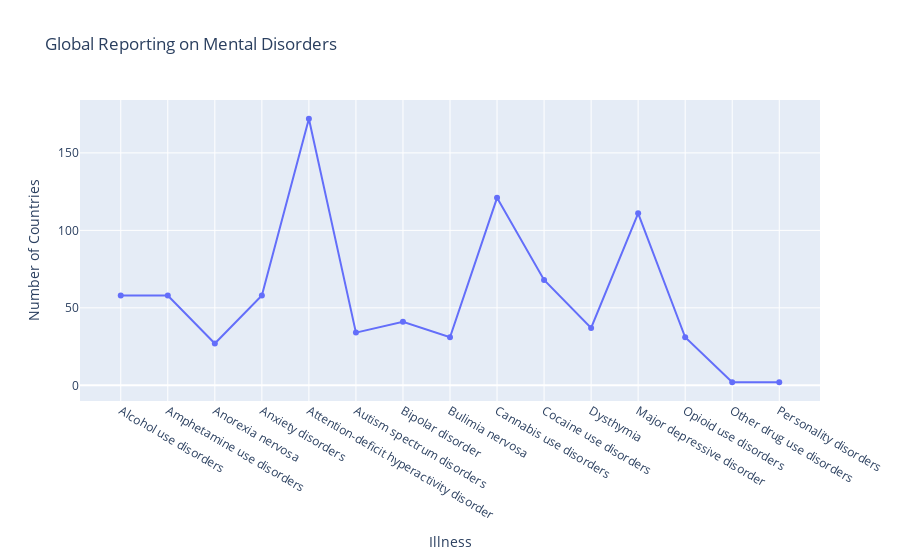

Notebook source saved alongside this figure:
### Markdown cell above
## Global Reporting on Mental Illness Visualized

### Code cell
illnesses = ["Alcohol use disorders", "Amphetamine use disorders", "Anorexia nervosa", "Anxiety disorders",
             "Attention-deficit hyperactivity disorder", "Autism spectrum disorders", "Bipolar disorder",
             "Bulimia nervosa", "Cannabis use disorders", "Cocaine use disorders", "Dysthymia", "Major depressive disorder",
             "Opioid use disorders", "Other drug use disorders", "Personality disorders"]

fig_global = go.Figure()
fig_global.add_trace(go.Scatter(x=illnesses, y=data4["Number of countries with primary data on prevalence of mental disorders"],
                                mode='lines+markers', name="Countries Reporting"))
fig_global.update_layout(title="Global Reporting on Mental Disorders",
                         xaxis_title="Illness", yaxis_title="Number of Countries")
fig_global.show()

### Figure 1 — Plotly figure (JSON) as saved in the notebook; plotly's stock layout.template omitted (floating-point values rounded to 4 significant figures)
{"data": [{"mode": "lines+markers", "name": "Countries Reporting", "type": "scatter", "x": ["Alcohol use disorders", "Amphetamine use disorders", "Anorexia nervosa", "Anxiety disorders", "Attention-deficit hyperactivity disorder", "Autism spectrum disorders", "Bipolar disorder", "Bulimia nervosa", "Cannabis use disorders", "Cocaine use disorders", "Dysthymia", "Major depressive disorder", "Opioid use disorders", "Other drug use disorders", "Personality disorders"], "y": [58, 58, 27, 58, 172, 34, 41, 31, 121, 68, 37, 111, 31, 2, 2]}], "layout": {"title": {"text": "Global Reporting on Mental Disorders"}, "xaxis": {"title": {"text": "Illness"}}, "yaxis": {"title": {"text": "Number of Countries"}}}}
